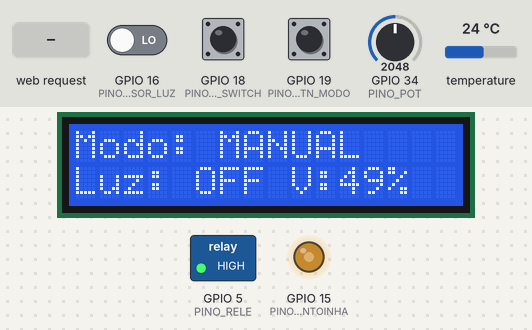
Recording of a sketch running on a simulated ESP32. Shown: 16×2 character LCD, switched loads named in the sketch (green lamp = pin HIGH), output pins drawn as LEDs (lit = HIGH). The test bench sets the inputs (shaded band); at power-on: GPIO 16 (PINO_SENSOR_LUZ) LOW, GPIO 34 (PINO_POT) = 2048, GPIO 18 (PINO_BTN_SWITCH) HIGH, GPIO 19 (PINO_BTN_MODO) HIGH, temperature 24 °C. WiFi joins after 1.5 s; servers stay silent unless stated; what the sketch prints to the serial monitor is not drawn.

Above: at 4.0 s.
4.1 s: HTTP request GET /mode?value=auto received
At 5.7 s:
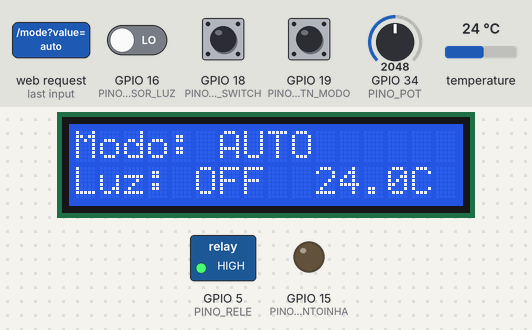
6.5 s: GPIO 16 (PINO_SENSOR_LUZ) driven HIGH
At 7.4 s:
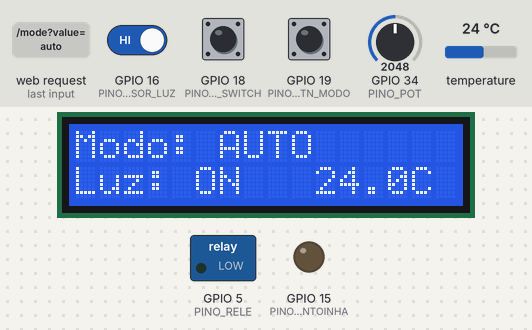
8.1 s: HTTP request GET /mode?value=1 received
At 9.4 s:
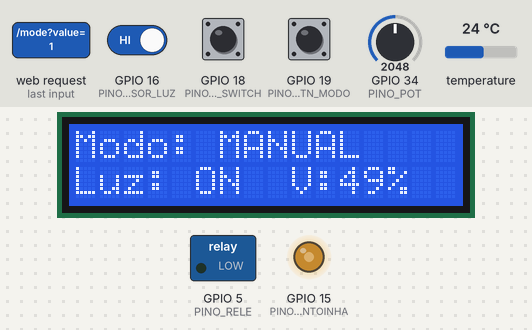
10.4 s: GPIO 34 (PINO_POT) set to 2866
At 11.2 s:
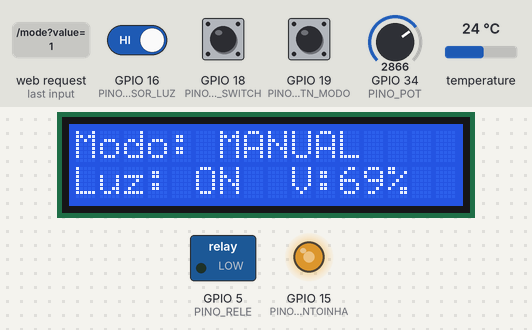
12.0 s: GPIO 18 (PINO_BTN_SWITCH) pulled LOW for 0.95 s
At 13.1 s:
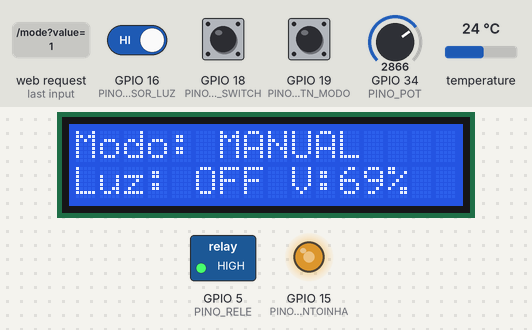
14.4 s: GPIO 34 (PINO_POT) set to 3603
At 15.3 s:
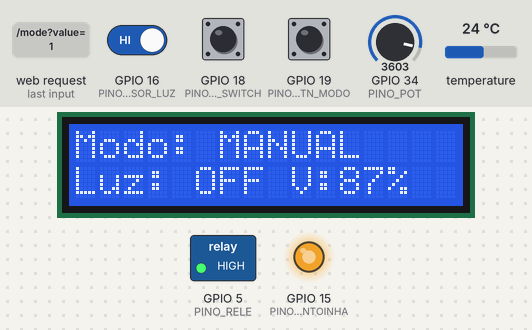
Timing chart, 0 to 17.0 s (numbered marks = the images above; inputs shaded):
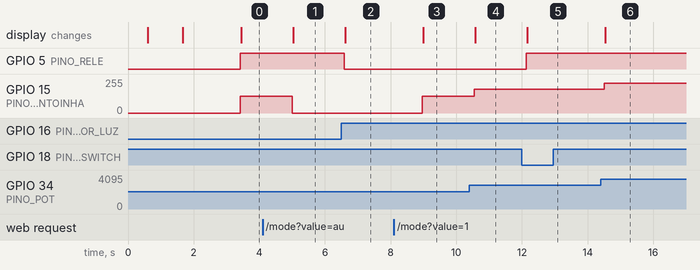

Measured:
- after the input at 4.1 s, GPIO 15 (PINO_VENTOINHA): 127/255 → 0/255 after 0.91 s; the display: changes after 0.94 s (image 1)
- after the input at 6.5 s, GPIO 5 (PINO_RELE): HIGH → LOW after 0.09 s; the display: changes after 0.12 s (image 2)
- after the input at 8.1 s, GPIO 15 (PINO_VENTOINHA): 0/255 → 127/255 after 0.86 s; the display: changes after 0.89 s (image 3)
- after the input at 10.4 s, GPIO 15 (PINO_VENTOINHA): 127/255 → 177/255 after 0.15 s; the display: changes after 0.17 s (image 4)
- after the input at 12.0 s, GPIO 5 (PINO_RELE): LOW → HIGH after 0.13 s; the display: changes after 0.16 s (image 5)
- after the input at 14.4 s, GPIO 15 (PINO_VENTOINHA): 177/255 → 223/255 after 0.11 s; the display: changes after 0.14 s (image 6)

The sketch:

ControleSalaInteligenteTestes.ino
```cpp
/*
 * PROJETO A3 - CONTROLE DE SALA INTELIGENTE
*/

#include <WiFi.h> // Biblioteca para conexão WI-FI
#include <WebServer.h> // Biblioteca para utilizar Webserver
#include <LiquidCrystal_I2C.h> // Biblioteca do LCD
#include <OneWire.h> // Biblioteca para uso do sensor de temperatura
#include <DallasTemperature.h> // Biblioteca do sensor de temperatura

// --- Configurações de Rede ---
const char* ssid = "apt502"; // Nome da rede wi-fi
const char* password = "72lc06r12"; // Senha da rede wi-fi

// --- Configurações do PWM ---
const int PWM_FREQ = 5000; // Frequencia para motores DC
const int PWM_RESOLUTION = 8; // 8 Bits de resolução (0 a 255)

WebServer server(80); // Instancia Webserver

// --- Pinos do Projeto --
#define PINO_BTN_MODO 19 // Botão que troca de modo automatico para modo manual
#define PINO_BTN_SWITCH 18 // Botão para acender led no modo manual
#define PINO_POT 34 // Pino do potenciometro que controla velocidade da ventoinha
#define PINO_VENTOINHA 15 // Pino do terminal de transistor
#define PINO_SENSOR_LUZ 16 // Pino do modulo ldr
#define PINO_SENSOR_TEMP 17 // Pino do sensor de temperatura (DS18b20)
#define PINO_RELE 5 // Pino para o modulo rele

// --- Variáveis Globais de Estado ---
float temperatura = 0.0;
int posPotenciometro = 0;
int velocidadePWM = 0;
int velocidadePWMDisplay = 0; // Para exibir velocidade da ventoinha na escala 0 a 100%

volatile bool modoAutomatico = 0; // 1 modo Automatico, 0 modo Manual
volatile bool estadoRele = false;  // Iniciando como false para consistência

// --- Inicialização dos Objetos ---
LiquidCrystal_I2C lcd(0x27, 16, 2);
OneWire oneWire(PINO_SENSOR_TEMP);
DallasTemperature sensors(&oneWire);

// ==========================================
// CÓDIGO HTML/CSS/JS
// ==========================================
const char index_html[] PROGMEM = R"rawliteral(
<!DOCTYPE HTML>
<html lang="pt-BR">
<head>
  <meta charset="UTF-8">
  <meta name="viewport" content="width=device-width, initial-scale=1">
  <title>Painel ESP32</title>
  <style>
    body { font-family: Arial, sans-serif; background-color: #f4f4f9; text-align: center; margin: 0; padding: 20px; }
    h2 { color: #333; }
    .container { max-width: 600px; margin: auto; display: grid; gap: 20px; }
    .card { background: white; padding: 20px; border-radius: 10px; box-shadow: 0 4px 8px rgba(0,0,0,0.1); transition: 0.3s; }
    .value { font-size: 2rem; font-weight: bold; color: #007bff; }
    .label { font-size: 1rem; color: #666; margin-bottom: 10px; }
    .disabled-card { opacity: 0.5; pointer-events: none; filter: grayscale(100%); }
    .switch { position: relative; display: inline-block; width: 60px; height: 34px; }
    .switch input { opacity: 0; width: 0; height: 0; }
    .slider { position: absolute; cursor: pointer; top: 0; left: 0; right: 0; bottom: 0; background-color: #ccc; transition: .4s; border-radius: 34px; }
    .slider:before { position: absolute; content: ""; height: 26px; width: 26px; left: 4px; bottom: 4px; background-color: white; transition: .4s; border-radius: 50%; }
    input:checked + .slider { background-color: #2196F3; }
    input:checked + .slider:before { transform: translateX(26px); }
  </style>
</head>
<body>
  <h2>Painel de Controle ESP32</h2>

  <div class="container">

    <div class="card" style="border-left: 5px solid #ff9800;">
      <div class="label">Modo de Operação</div>
      <label class="switch">
        <input type="checkbox" id="modeSwitch" onchange="toggleMode(this)">
        <span class="slider"></span>
      </label>
      <div id="modeStatusText" style="font-weight:bold; margin-top:5px;">Manual</div>
    </div>

    <div class="card">
      <div class="label">Temperatura</div>
      <div class="value"><span id="temp">--</span> &deg;C</div>
    </div>

    <div class="card">
      <div class="label">Luminosidade</div>
      <div class="value"><span id="light">--</span></div>
    </div>

    <div class="card" id="cardLight">
      <div class="label">Controle da Luz</div>
      <label class="switch">
        <input type="checkbox" id="lightSwitch" onchange="toggleLight(this)">
        <span class="slider"></span>
      </label>
      <div id="lightStatusText">Desligada</div>
    </div>

    <div class="card" id="cardFan">
      <div class="label">Ventoinha</div>
      <label class="switch">
        <input type="checkbox" id="fanSwitch" onchange="toggleFan(this)">
        <span class="slider"></span>
      </label>
      <div id="fanStatusText">Desligada</div>
    </div>
  </div>

<script>
  window.onload = function() {
    getReadings();
  };

  setInterval(getReadings, 2000);

  function getReadings() {
    var xhttp = new XMLHttpRequest();
    xhttp.onreadystatechange = function() {
      if (this.readyState == 4 && this.status == 200) {
        var obj = JSON.parse(this.responseText);

        // Atualiza Sensores
        document.getElementById("temp").innerHTML = obj.temperature;
        document.getElementById("light").innerHTML = obj.light;

        // Atualiza Modo
        var isAuto = (obj.mode === "auto");
        var modeSwitch = document.getElementById("modeSwitch");
        if (modeSwitch.checked !== isAuto) {
            modeSwitch.checked = isAuto;
            document.getElementById("modeStatusText").innerText = isAuto ? "Automático" : "Manual";
            setControlsState(isAuto);
        }

        // Atualiza Interface APENAS se não estiver em modo automático
        // Luz
        var lightSw = document.getElementById("lightSwitch");
        var lightStateBool = (obj.lightState == 1);
        if (lightSw.checked !== lightStateBool) {
            lightSw.checked = lightStateBool;
            document.getElementById("lightStatusText").innerText = lightStateBool ? "Ligada" : "Desligada";
        }

        // Ventoinha (Agora é Toggle)
        var fanSw = document.getElementById("fanSwitch");
        // Consideramos ligada se a velocidade for > 0
        var fanStateBool = (parseInt(obj.fanSpeed) > 0);
        if (fanSw.checked !== fanStateBool) {
            fanSw.checked = fanStateBool;
            document.getElementById("fanStatusText").innerText = fanStateBool ? "Ligada" : "Desligada";
        }
      }
    };
    xhttp.open("GET", "/readings", true);
    xhttp.send();
  }

  function toggleMode(element) {
    var isAuto = element.checked;
    var modeStr = isAuto ? "auto" : "manual";

    document.getElementById("modeStatusText").innerText = isAuto ? "Automático" : "Manual";
    setControlsState(isAuto);

    if (isAuto) {
        document.getElementById("lightSwitch").checked = false;
        document.getElementById("lightStatusText").innerText = "Desligada";
        document.getElementById("fanSwitch").checked = false;
        document.getElementById("fanStatusText").innerText = "Desligada";
    }

    var xhttp = new XMLHttpRequest();
    xhttp.open("GET", "/mode?value=" + modeStr, true);
    xhttp.send();
  }

  function setControlsState(isAuto) {
    var cardLight = document.getElementById("cardLight");
    var cardFan = document.getElementById("cardFan");
    var inputLight = document.getElementById("lightSwitch");
    var inputFan = document.getElementById("fanSwitch");

    if (isAuto) {
      cardLight.classList.add("disabled-card");
      cardFan.classList.add("disabled-card");
      inputLight.disabled = true;
      inputFan.disabled = true;
    } else {
      cardLight.classList.remove("disabled-card");
      cardFan.classList.remove("disabled-card");
      inputLight.disabled = false;
      inputFan.disabled = false;
    }
  }

  function toggleLight(element) {
    var state = element.checked ? "1" : "0";
    document.getElementById("lightStatusText").innerText = element.checked ? "Ligada" : "Desligada";
    var xhttp = new XMLHttpRequest();
    xhttp.open("GET", "/light?state=" + state, true);
    xhttp.send();
  }

  function toggleFan(element) {
    // Se ligar, manda 200. Se desligar, manda 0.
    var val = element.checked ? "200" : "0";
    document.getElementById("fanStatusText").innerText = element.checked ? "Ligada" : "Desligada";
    var xhttp = new XMLHttpRequest();
    xhttp.open("GET", "/fan?value=" + val, true);
    xhttp.send();
  }
</script>
</body>
</html>
)rawliteral";

// ==========================================
// FUNÇÕES DO SERVIDOR
// ==========================================

void handleRoot() {
  server.send(200, "text/html", index_html);
}

void handleReadings() {
  float t = temperatura;
  if (isnan(t)) t = 0.0;

  String lightStatus;
  if (digitalRead(PINO_SENSOR_LUZ)) {
    lightStatus = "Escuro";
  } else {
    lightStatus = "Claro";
  }

  String json = "{";
  json += "\"temperature\":\"" + String(t, 1) + "\",";
  json += "\"light\":\"" + lightStatus + "\",";
  json += "\"mode\":\"" + String(modoAutomatico ? "auto" : "manual") + "\",";
  json += "\"fanSpeed\":\"" + String(velocidadePWM) + "\",";  // Enviando a variavel real PWM
  json += "\"lightState\":\"" + String(estadoRele ? 1 : 0) + "\"";
  json += "}";

  server.send(200, "application/json", json);
}

void handleMode() {
  if (server.hasArg("value")) {
    String val = server.arg("value");
    if (val == "auto") {
      modoAutomatico = true;
      Serial.println("Modo: Auto. Resetando...");

      estadoRele = false;
      velocidadePWM = 0;
      // A atualização física ocorre no loop

    } else {
      modoAutomatico = false;
      Serial.println("Modo: Manual");
    }
  }
  server.send(200, "text/plain", "OK");
}

void handleLight() {
  if (!modoAutomatico && server.hasArg("state")) {
    String state = server.arg("state");
    if (state == "1") {
      estadoRele = true;
    } else {
      estadoRele = false;
    }
  }
  server.send(200, "text/plain", "OK");
}

void handleFan() {
  if (!modoAutomatico && server.hasArg("value")) {
    velocidadePWM = server.arg("value").toInt();
    // Proteção simples
    if (velocidadePWM < 0) velocidadePWM = 0;
    if (velocidadePWM > 255) velocidadePWM = 255;
  }
  server.send(200, "text/plain", "OK");
}


void setup() {
  Serial.begin(115200);
  pinMode(PINO_SENSOR_LUZ, INPUT);
  pinMode(PINO_POT, INPUT);
  pinMode(PINO_RELE, OUTPUT);
  pinMode(PINO_BTN_MODO, INPUT_PULLUP);
  pinMode(PINO_BTN_SWITCH, INPUT_PULLUP);

  // Configura o pino da ventoinha para PWM
  ledcAttach(PINO_VENTOINHA, PWM_FREQ, PWM_RESOLUTION);

  // Interrupção
  attachInterrupt(digitalPinToInterrupt(PINO_BTN_MODO), mudarModo, FALLING);
  attachInterrupt(digitalPinToInterrupt(PINO_BTN_SWITCH), ligarLuz, FALLING);

  lcd.init();
  lcd.backlight();
  lcd.setCursor(0, 0);
  lcd.print("Iniciando...");

  sensors.begin();

  Serial.print("Conectando ao ");
  Serial.println(ssid);
  WiFi.begin(ssid, password);
  while (WiFi.status() != WL_CONNECTED) {
    delay(500);
    Serial.print(".");
    lcd.setCursor(0, 1);
    lcd.print("Conectando WiFi");
  }

  Serial.println("\nWiFi Conectado!");
  Serial.print("Endereco IP: ");
  Serial.println(WiFi.localIP());
  lcd.clear();
  lcd.setCursor(0, 0);
  lcd.print("Conectado!");
  lcd.setCursor(0, 1);
  lcd.print(WiFi.localIP());

  // Rotas
  server.on("/", handleRoot);
  server.on("/readings", handleReadings);
  server.on("/mode", handleMode);
  server.on("/light", handleLight);
  server.on("/fan", handleFan);  // Adicionado de volta

  server.begin();
  delay(1000);
}

void loop() {
  server.handleClient(); // Escuta o servidor web
  lerSensores(); // Função que le os dados dos sensores
  aplicarLogicaControle(); // Função que aplica a lógica (Ex: Ligar ventoinha quando estiver 30°C)
  atualizarAtuadores(); // Função responsavel por ativar o rele
  atualizarLCD(); // Função que atualiza e exibe informações no LCD
}

void lerSensores() {
  sensors.requestTemperatures();
  temperatura = sensors.getTempCByIndex(0);
  posPotenciometro = analogRead(PINO_POT);

  // --- Informações para Debug no Terminal ---
  Serial.print(" | Temp: ");
  Serial.print(temperatura);
  Serial.print(" | Luz: ");
  Serial.print(digitalRead(PINO_SENSOR_LUZ) ? "Escuro" : "Claro");
  Serial.print(" | Pot: ");
  Serial.println(posPotenciometro);
}

void atualizarLCD() {
  lcd.clear();
  lcd.setCursor(0, 0);
  lcd.print(modoAutomatico ? "Modo: AUTO" : "Modo: MANUAL");

  // --- Se estiver no modo automatico ele exibe a temperatura, caso não, mostra a velocidade da ventoinha ---
  if (modoAutomatico) {
    lcd.setCursor(10, 1);
    lcd.print(temperatura, 1);  // Temperatura com 1 decimal
    lcd.print("C");
  } else {
    velocidadePWMDisplay = map(velocidadePWM, 0, 255, 0, 100); // Converte a escala do pwm para 0 a 100%
    lcd.setCursor(9, 1);
    lcd.print("V:" + String(velocidadePWMDisplay) + "%");
  }

  lcd.setCursor(0, 1);
  lcd.print("Luz: ");

  // --- Se no modo automatico, pega a informação do sensor de luz, caso não, pega do estado do rele ---
  if (modoAutomatico) {
    lcd.print(digitalRead(PINO_SENSOR_LUZ) ? "ON" : "OFF");
  } else {
    lcd.print(estadoRele ? "ON" : "OFF");
  }
}

void aplicarLogicaControle() {
  if (modoAutomatico) {
    // --- LÓGICA MODO AUTOMÁTICO ---
    if (temperatura >= 30.0) {
      // Exemplo: Ligar ventoinha no auto se quente
      ledcWrite(PINO_VENTOINHA, 255);
    } else if (temperatura > 25.0) {
      ledcWrite(PINO_VENTOINHA, 125);
    } else {
      ledcWrite(PINO_VENTOINHA, 0);
    }

    if (digitalRead(PINO_SENSOR_LUZ)) {
      estadoRele = true;
    } else {
      estadoRele = false;
    }

  } else {
    // --- LÓGICA MODO MANUAL ---
    velocidadePWM = map(posPotenciometro, 0, 4095, 0, 255);

    ledcWrite(PINO_VENTOINHA, velocidadePWM); // Passa a velocidade da ventoinha a partir do valor obtido do potenciometro.
  }
}

void atualizarAtuadores() {
  digitalWrite(PINO_RELE, estadoRele ? LOW : HIGH);
}

void mudarModo() {
  // Alterna modo
  modoAutomatico = !modoAutomatico;
  // Reseta estados para segurança ao trocar
  estadoRele = false;
}

void ligarLuz() {
  if (!modoAutomatico) {
    estadoRele = !estadoRele;
  }
}
```
